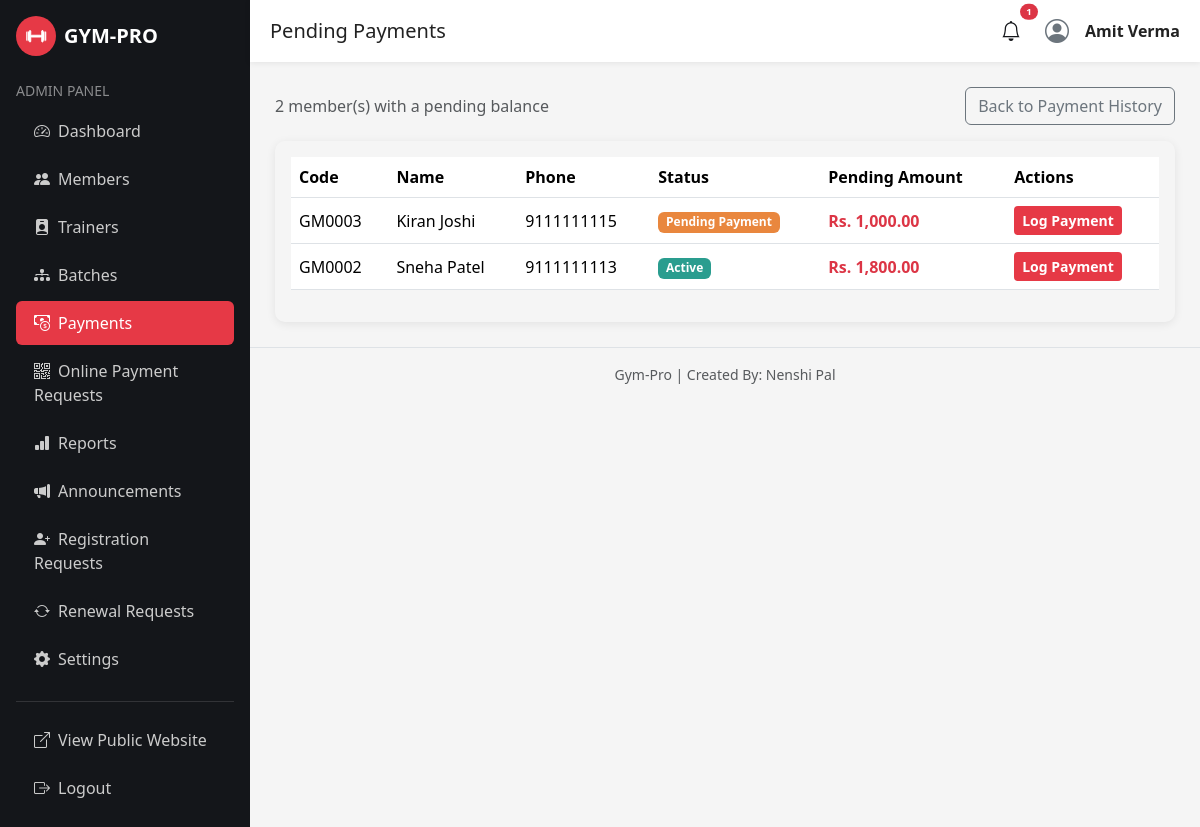
Screenshot of /admin/payment/pending-payments.php (signed in) with the database file from the repository.
### tables this page shows
CREATE TABLE members (
    member_id INT AUTO_INCREMENT PRIMARY KEY,
    member_code VARCHAR(20) NOT NULL UNIQUE,
    photo VARCHAR(255) DEFAULT 'default-member.png',
    full_name VARCHAR(100) NOT NULL,
    gender ENUM('Male','Female','Other') DEFAULT 'Male',
    dob DATE,
    phone VARCHAR(20) NOT NULL UNIQUE,
    email VARCHAR(100) NOT NULL UNIQUE,
    address VARCHAR(255),
    emergency_contact VARCHAR(20),
    duration_months INT NOT NULL DEFAULT 1,
    membership_start_date DATE NOT NULL,
    membership_expiry_date DATE NOT NULL,
    username VARCHAR(50) NOT NULL UNIQUE,
    password VARCHAR(255) NOT NULL,
    status ENUM('Active','Expired','Inactive','Pending Payment') DEFAULT 'Active',
    created_by VARCHAR(50),
    created_method ENUM('Request','Admin') DEFAULT 'Admin',
    created_at DATETIME DEFAULT CURRENT_TIMESTAMP
);

### includes/payment-functions.php (called while the page is built, shortened)
<?php
function get_member_amount_due($conn, $member_id) {
    $stmt = mysqli_prepare($conn, "
        SELECT COALESCE(SUM(b.monthly_fee), 0) AS fee_per_month, m.duration_months
        FROM members m
        LEFT JOIN member_batches mb ON mb.member_id = m.member_id
        LEFT JOIN batches b ON b.batch_id = mb.batch_id
        WHERE m.member_id = ?
        GROUP BY m.member_id, m.duration_months
    ");
    mysqli_stmt_bind_param($stmt, "i", $member_id);
    mysqli_stmt_execute($stmt);
    $row = mysqli_fetch_assoc(mysqli_stmt_get_result($stmt));
    return (float)$row['fee_per_month'] * (int)$row['duration_months'];
}
function get_member_amount_paid($conn, $member_id) {
    $stmt = mysqli_prepare($conn, "SELECT COALESCE(SUM(amount), 0) AS total FROM payments WHERE member_id=?");
    mysqli_stmt_bind_param($stmt, "i", $member_id);
    mysqli_stmt_execute($stmt);
    $row = mysqli_fetch_assoc(mysqli_stmt_get_result($stmt));
    return (float)$row['total'];
}
function get_member_pending_balance($conn, $member_id) {
    $due = get_member_amount_due($conn, $member_id);
    $paid = get_member_amount_paid($conn, $member_id);
    $pending = $due - $paid;
    return $pending > 0 ? $pending : 0.0;
}
?>

### admin/payment/pending-payments.php (the view, shortened to what this page needs)
<?php
require_once "../../includes/config.php";
require_once "../../includes/payment-functions.php";
$all_members = mysqli_query($conn, "SELECT member_id, member_code, full_name, phone, status FROM members ORDER BY full_name");
$pending_list = array();
while ($m = mysqli_fetch_assoc($all_members)) {
    $pending = get_member_pending_balance($conn, $m['member_id']);
    if ($pending > 0) {
        $m['pending'] = $pending;
        $pending_list[] = $m;
    }
}
include "../includes/header.php";
include "../includes/sidebar.php";
include "../includes/topbar.php";
?>
<div class="d-flex justify-content-between align-items-center mb-3">
    <p class="text-muted mb-0"><?php echo count($pending_list); ?> member(s) with a pending balance</p>
    <a href="payments.php" class="btn btn-outline-secondary">Back to Payment History</a>
</div>
<div class="gym-card p-3">
    <div class="table-responsive">
        <table class="table table-hover align-middle">
            <thead><tr><th>Code</th><th>Name</th><th>Phone</th><th>Status</th><th>Pending Amount</th><th>Actions</th></tr></thead>
            <tbody>
                <?php if (empty($pending_list)): ?>
                    <tr><td colspan="6" class="text-muted">No pending payments — everyone is fully paid up.</td></tr>
                <?php else: foreach ($pending_list as $m): ?>
                <tr>
                    <td><?php echo htmlspecialchars($m['member_code']); ?></td>
                    <td><?php echo htmlspecialchars($m['full_name']); ?></td>
                    <td><?php echo htmlspecialchars($m['phone']); ?></td>
                    <td><span class="badge <?php echo $m['status']=='Active'?'badge-active':($m['status']=='Expired'?'badge-expired':($m['status']=='Pending Payment'?'badge-pending':'badge-inactive')); ?>"><?php echo htmlspecialchars($m['status']); ?></span></td>
                    <td class="text-danger fw-bold">Rs. <?php echo number_format($m['pending'], 2); ?></td>
                    <td><a href="add-payment.php?member_id=<?php echo $m['member_id']; ?>" class="btn btn-sm btn-gym-primary">Log Payment</a></td>
                </tr>
                <?php endforeach; endif; ?>
            </tbody>
        </table>
    </div>
</div>
<?php include "../includes/footer.php"; ?>

### css/style.css (style rules this page uses)
:root { --gym-dark: #14161a; --gym-dark-2: #1e2128; --gym-red: #e63946; --gym-red-dark: #c1121f; --gym-light: #f5f5f5; --gym-gray: #6c757d; }
body { font-family: 'Segoe UI', Arial, sans-serif; background-color: var(--gym-light); color: #222; }
.btn-gym-primary { background: var(--gym-red); border: none; color: #fff; font-weight: 600; }
.gym-card { border: none; border-radius: 10px; box-shadow: 0 2px 10px rgba(0,0,0,0.08); transition: transform .2s ease; }

### css/animations.css (style rules this page uses)
body { animation: gp-page-fade 0.5s ease both; }
.gym-card, .stat-card, .auth-card, .batch-check, .gym-hero h1, .gym-hero p, .gym-hero .btn { opacity: 0; transform: translateY(24px); transition: opacity 0.6s ease, transform 0.6s ease; }
.gp-in-view { opacity: 1 !important; transform: translateY(0) !important; }
.gym-card { transition: transform 0.25s ease, box-shadow 0.25s ease, opacity 0.6s ease; }
.btn { transition: transform 0.15s ease, box-shadow 0.15s ease, background-color 0.15s ease; }
.badge-pending { animation: gp-pulse 1.8s ease-in-out infinite; }
.table-hover tbody tr { transition: background-color 0.15s ease, transform 0.15s ease; }

### admin/css/admin.css (style rules this page uses)
.table thead { background: #14161a; color: #fff; }
.badge-active { background:#2a9d8f; }
.badge-pending { background:#e9873e; }

### rows the page displays
members: member_code "GM0003", full_name "Kiran Joshi", phone "9111111115", status "Pending Payment", pending "1,000.00"
members: member_code "GM0002", full_name "Sneha Patel", phone "9111111113", status "Active", pending "1,800.00"

### other values shown
isset($page_title) ? $page_title : 'Admin' "Pending Payments"
$notif_total "1"
isset($_SESSION['admin_name']) ? $_SESSION['admin_name'] : 'Admin' "Amit Verma"
count($pending_list) "2"
